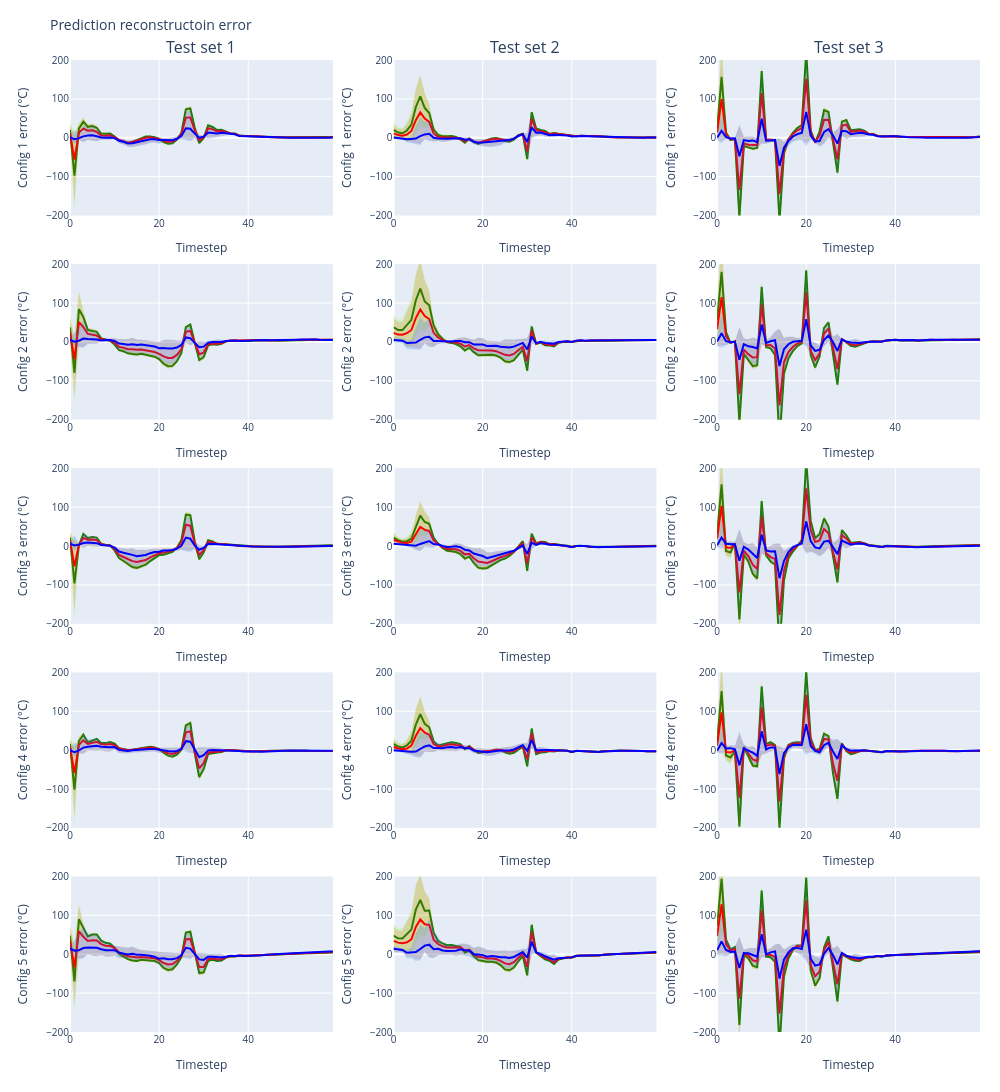

Here is the notebook cell this chart was saved with:
### Code cell
shred = shred1
manager=manager1
rows, cols = len(forecaster_models), 3
fig = make_subplots(rows=rows, cols=cols, subplot_titles=['Test set 1', 'Test set 2', 'Test set 3'], vertical_spacing=0.05)
for j in forecaster_models:
    print(f'Config {j}')
    for k in range(3):
        set = test_forecaster_sets[j]
        forecaster = forecaster_models[j]
        latent_pred = forecaster(set.X[k*60:(k+1)*60])
        a_pred = shred.sdn(latent_pred)
        a_pred = manager.YscalerPost.inverse_transform(a_pred)
        latent_true = set.Y[k*60:(k+1)*60]
        a_true = shred.sdn(latent_true)
        a_true = manager.YscalerPost.inverse_transform(a_true)
        Z_POD_pred = a_pred @ manager.Vtr
        Z_pred = manager.YscalerPre.inverse_transform(Z_POD_pred)
        Z_POD_true = a_true @ manager.Vtr
        Z_true = manager.YscalerPre.inverse_transform(Z_POD_true)
        c1_error = (Z_pred - Z_true)@c1_picker.T
        c2_error = (Z_pred - Z_true)@c2_picker.T
        sus_error= (Z_pred - Z_true)@sus_picker.T
        # print(f'Test set {k+1}')
        # print('C1  : ',torch.sqrt(c1_error**2).mean().item())
        # print('C2  : ',torch.sqrt(c2_error**2).mean().item())
        # print('Sus : ',torch.sqrt(c1_error**2).mean().item())

        zone_temps = {'C1': c1_error.detach(), 'C2': c2_error.detach(), 'Sus': sus_error.detach()}#, 'Shell': outer}
        colors = {name:col for name,col in zip(zone_temps.keys(), [['blue', 'rgba(0,100,255,0.2)' ], ['red', 'rgba(255,100,0,0.2)' ], ['green', 'rgba(100,255,0,0.2)' ]])}
        fig_list = []
        for name, zone in zone_temps.items().__reversed__():
            mean = zone.mean(dim=1)
            lower = zone.min(dim=1)[0]
            upper = zone.max(dim=1)[0]
            t = np.arange(len(mean))
            col1, col2 = colors[name]
                    
            fig_list += [
                go.Scatter(x=t, y=upper, mode='lines', line=dict(width=0), showlegend=False),
                go.Scatter(x=t, y=lower, mode='lines', line=dict(width=0), fill='tonexty', fillcolor=col2, name='Min–Max range',  showlegend=False),
                go.Scatter(x=t, y=mean, mode='lines', line=dict(color=col1), name=name, showlegend=False),
            ]
        # fig = go.Figure(fig_list)
        for trace in fig_list:
            fig.add_trace(trace, row=j,col=k+1)
        fig.update_yaxes(range=(-200,200), title=f'Config {j} error (°C)', row=j,col=k+1)
fig.update_xaxes(title='Timestep')
fig.update_layout(
width=1000, height=1400,
font=dict(size=10),
margin=dict(l=70, r=20, t=60, b=60),
)
fig.update_layout(title=f'Prediction reconstructoin error', legend=dict(x=0.77,y=1,bgcolor='rgba(255,255,255,0.4)'))
fig.show()   
fig.write_html('test.html')
